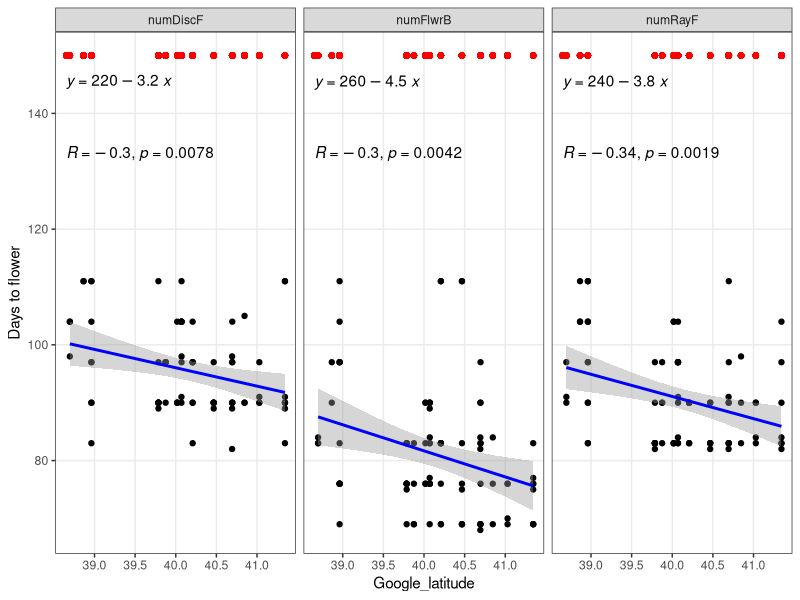
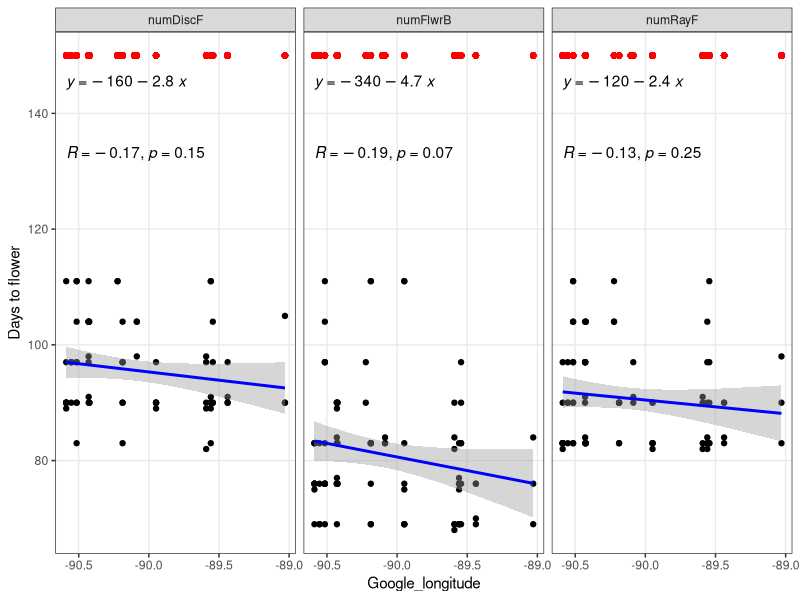
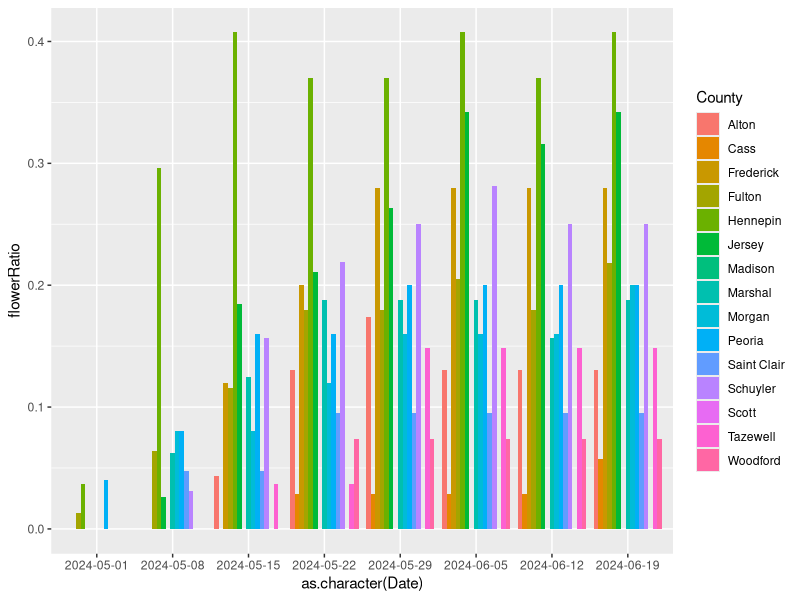
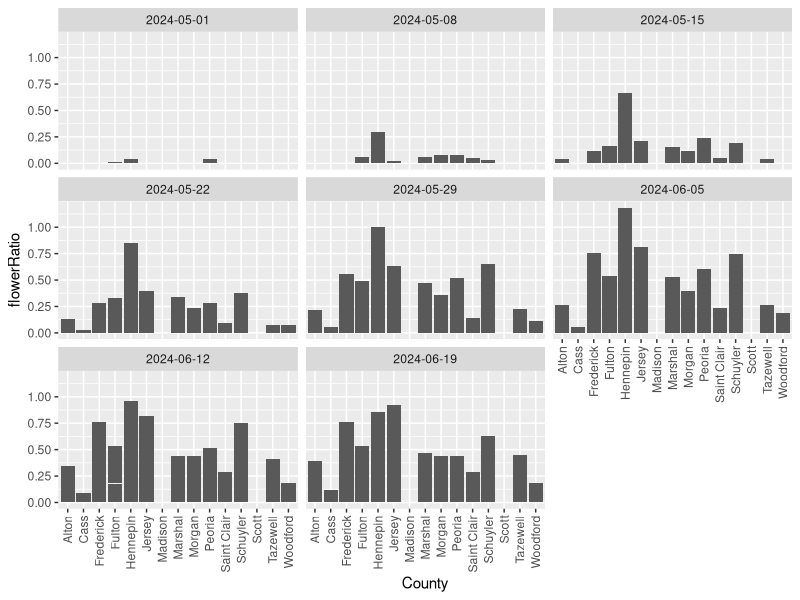
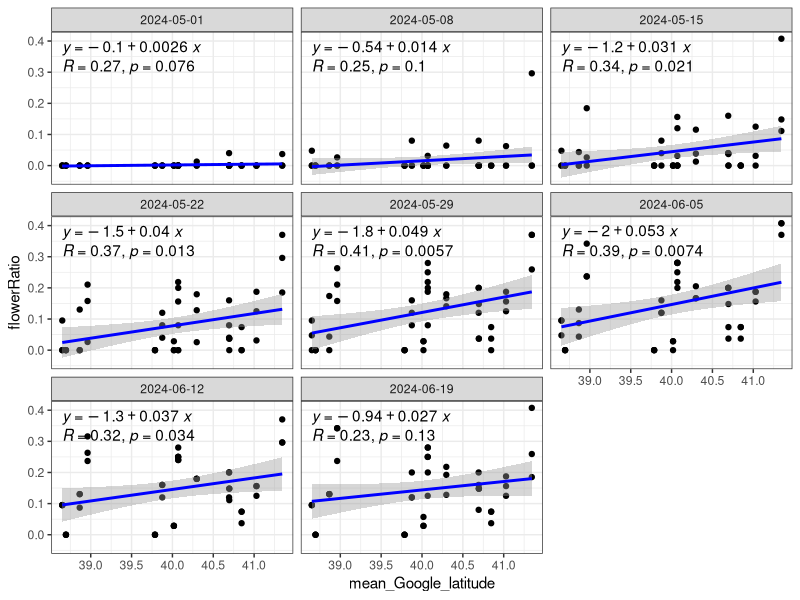
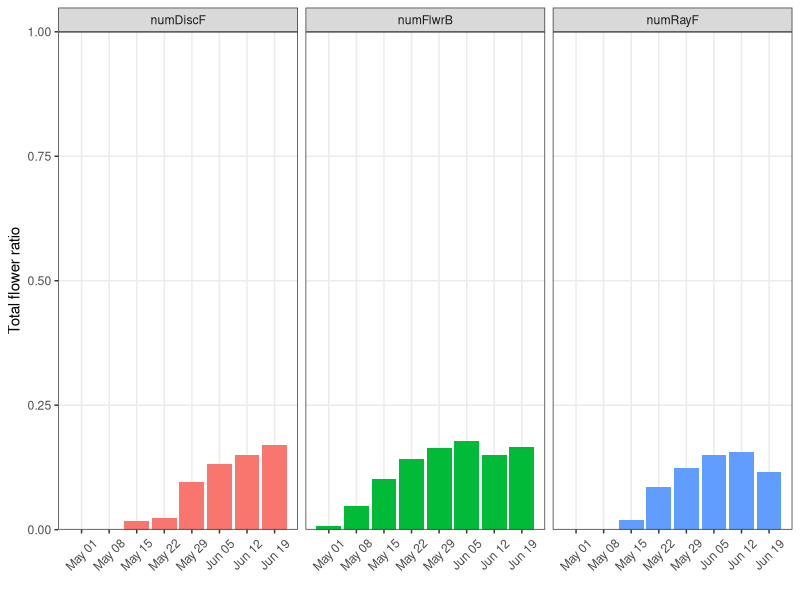
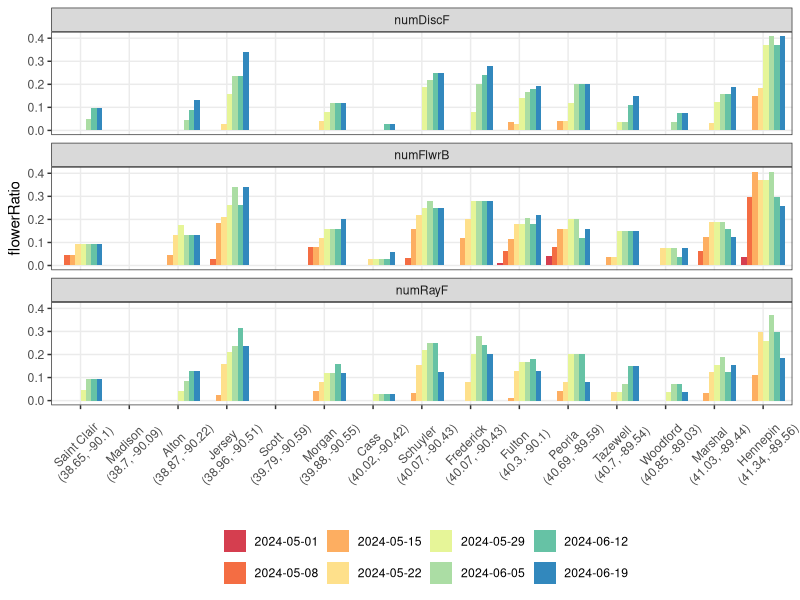
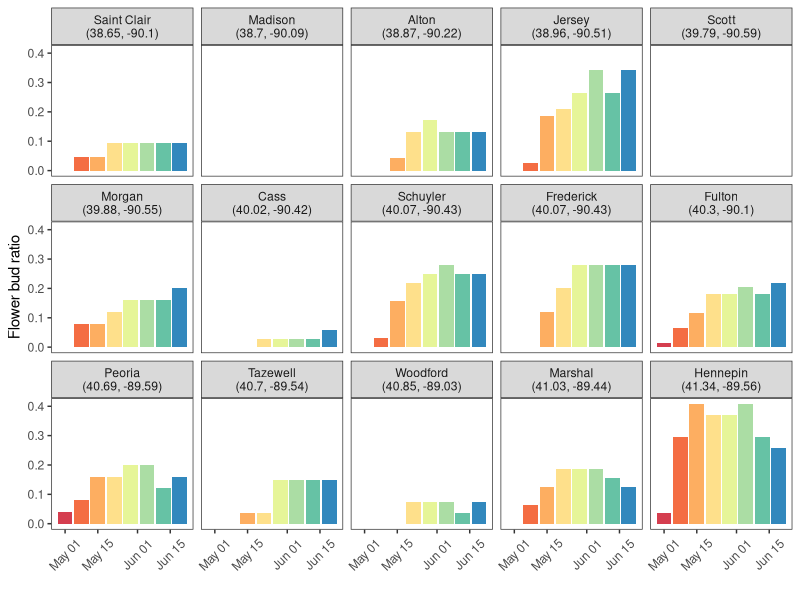

Reproduce these figures in R, in order. (Note: this script raises an error after producing the figures.)
library(tidyverse)
library(ggpubr)

setwd("/Users/kuowenhsi/Library/CloudStorage/OneDrive-WashingtonUniversityinSt.Louis/MOBOT/MOBOT_Boltonia")

Boltonia_data <- read_csv("./data/tidy_boltonia_data.csv")


Boltonia_data_rep <- Boltonia_data %>%
  group_by(MaternalLine, County, FlowerHead, index)%>%
  summarize()%>%
  group_by(MaternalLine, County, FlowerHead)%>%
  summarise(rep = n())

unique(Boltonia_data$variable_name)

# make flowering ratio by Date into a plot

Boltonia_data_FlowerRatio <- Boltonia_data %>%
  filter(variable_name %in% c("numFlwrB", "numRayF", "numDiscF")) %>%
  mutate(Date = factor(Date)) %>%
  mutate(values = case_when(is.na(values) ~ 0, values == 0 ~ 0, values >= 1 ~ 1, TRUE ~ as.numeric(NA))) %>%
  group_by(Date, variable_name) %>%
  summarize(flowerRatio = sum(values)/n()) %>%
  ungroup() %>%
  complete(Date, variable_name) %>%
  mutate(flowerRatio = case_when(is.na(flowerRatio) ~ 0, TRUE ~ flowerRatio), Date = as.Date(Date))

# make days to flower data

Boltonia_data_DaysToFlower <- Boltonia_data %>%
  mutate(PlantingDate = as.Date(PlantingDate, "%m/%d/%y"), FirstLeafDate = as.Date(FirstLeafDate, "%m/%d/%y"))%>%
  filter(variable_name %in% c("numFlwrB", "numRayF", "numDiscF"))%>%
  mutate(values = case_when(is.na(values) ~ 0, TRUE ~ values))%>%
  mutate(index = factor(index))%>%
  group_by(index, variable_name)%>%
  arrange(Date_index, .by_group = TRUE)%>%
  mutate(is_first = case_when((lag(values) == 0 & values > 0) ~ TRUE, TRUE ~ FALSE))%>%
  filter(is_first == TRUE)%>%
  filter(Date_index == min(Date_index))%>%
  select(index, PlantingDate, FirstLeafDate, variable_name, Date)%>%
  mutate(DaysToFlower = Date -PlantingDate)%>%
  ungroup()%>%
  complete(index, variable_name)%>%
  mutate(DaysToFlower = case_when(is.na(DaysToFlower) ~ as.difftime(150, "%d", "days"), TRUE ~ DaysToFlower))%>%
  select(index, variable_name, DaysToFlower)%>%
  mutate(index = as.double(index))%>%
  left_join(read_csv("./data/Boltonia_merged_data_20240627.csv") %>% select(1:12), by = "index", relationship = "many-to-many")
  

# plot the total flower ration across all dates

p <- ggplot(data = Boltonia_data_FlowerRatio, mapping = aes(x = Date, y = flowerRatio)) + 
  geom_col(aes(fill = variable_name))+
  scale_y_continuous(name = "Total flower ratio", limits = c(0, 1), expand = c(0, 0, 0, 0))+
  scale_x_date(name = "", breaks = unique(Boltonia_data_FlowerRatio$Date), date_labels = "%b %d")+
  facet_wrap(.~variable_name)+
  theme_bw()+
  theme(axis.text.x = element_text(angle = 45, vjust = 0.5), panel.grid.minor = element_blank(), legend.position = "none")

ggsave("./figures/Boltonia_total_flower_ratio.png", width = 10, height = 4)

# Then plot flowering ratio by Date and County

# calculate county mean coordinations

Boltonia_data_county_coordinations <- Boltonia_data %>%
  group_by(County)%>%
  summarize(mean_Google_latitude = mean(Google_Latitude), mean_Google_longitude = mean(Google_Longitude))%>%
  arrange(mean_Google_latitude)%>%
  mutate(labels = paste0(County, "\n", "(", round(mean_Google_latitude, 2), ", ", round(mean_Google_longitude, 2), ")"))
  

Boltonia_data_FlowerRatio_county <- Boltonia_data %>%
  filter(variable_name %in% c("numFlwrB", "numRayF", "numDiscF")) %>%
  mutate(Date = factor(Date)) %>%
  mutate(values = case_when(is.na(values) ~ 0, values == 0 ~ 0, values >= 1 ~ 1, TRUE ~ as.numeric(NA))) %>%
  group_by(Date, variable_name, County) %>%
  summarize(flowerRatio = sum(values)/n())%>%
  ungroup() %>%
  complete(Date, variable_name, County) %>%
  mutate(flowerRatio = case_when(is.na(flowerRatio) ~ 0, TRUE ~ flowerRatio), Date = as.Date(Date))%>%
  left_join(Boltonia_data_county_coordinations, by = "County")



# plot

# County first
p <- ggplot(data = Boltonia_data_FlowerRatio_county, aes(x = reorder(labels, mean_Google_latitude), y = flowerRatio))+
  geom_col(aes(group = as.character(Date), fill = as.character(Date)), position = position_dodge())+
  scale_fill_brewer(name = "", palette = "Spectral")+
  scale_x_discrete(name = "")+
  facet_wrap(.~variable_name, nrow = 3)+
  theme_bw()+
  theme(axis.text.x = element_text(angle = 45, vjust = 0.5), panel.grid.minor = element_blank(), legend.position = "bottom")

ggsave("./figures/Boltonia_total_flower_ratio_by_county.png", width = 10, height = 6)


# buds
p <- ggplot(data = filter(Boltonia_data_FlowerRatio_county, variable_name == "numFlwrB"), aes(x = Date, y = flowerRatio))+
  geom_col(aes(fill = as.character(Date)))+
  scale_fill_brewer(name = "", palette = "Spectral")+
  scale_y_continuous(name = "Flower bud ratio")+
  scale_x_date(name = "")+
  facet_wrap(.~reorder(labels, mean_Google_latitude), nrow = 3)+
  theme_bw()+
  theme(axis.text.x = element_text(angle = 45, vjust = 0.5), panel.grid = element_blank(), legend.position = "none")
ggsave("./figures/Boltonia_total_bud_ratio_by_county.png", width = 10, height = 10)


# Ray
p <- ggplot(data = filter(Boltonia_data_FlowerRatio_county, variable_name == "numRayF"), aes(x = Date, y = flowerRatio))+
  geom_col(aes(fill = as.character(Date)))+
  scale_fill_brewer(name = "", palette = "Spectral")+
  scale_y_continuous(name = "Flower ray flower ratio")+
  scale_x_date(name = "")+
  facet_wrap(.~reorder(labels, mean_Google_latitude), nrow = 3)+
  theme_bw()+
  theme(axis.text.x = element_text(angle = 45, vjust = 0.5), panel.grid = element_blank(), legend.position = "none")
ggsave("./figures/Boltonia_total_ray_ratio_by_county.png", width = 10, height = 10)

# buds
p <- ggplot(data = filter(Boltonia_data_FlowerRatio_county, variable_name == "numDiscF"), aes(x = Date, y = flowerRatio))+
  geom_col(aes(fill = as.character(Date)))+
  scale_fill_brewer(name = "", palette = "Spectral")+
  scale_y_continuous(name = "Flower disc ratio")+
  scale_x_date(name = "")+
  facet_wrap(.~reorder(labels, mean_Google_latitude), nrow = 3)+
  theme_bw()+
  theme(axis.text.x = element_text(angle = 45, vjust = 0.5), panel.grid = element_blank(), legend.position = "none")
ggsave("./figures/Boltonia_total_disk_ratio_by_county.png", width = 10, height = 10)


################

# Days to flower


p <- ggplot(data = Boltonia_data_DaysToFlower, aes(x = Google_latitude, y = as.integer(DaysToFlower)))+
  geom_point()+
  geom_point(data = filter(Boltonia_data_DaysToFlower, as.integer(DaysToFlower) == 150), color = "red")+
  stat_smooth(data = filter(Boltonia_data_DaysToFlower, as.integer(DaysToFlower) < 150), method = "lm", color = "blue")+
  stat_cor(data = filter(Boltonia_data_DaysToFlower, as.integer(DaysToFlower) < 150),method = "pearson", label.x.npc = 0, label.y.npc = 0.80)+
  stat_regline_equation(data = filter(Boltonia_data_DaysToFlower, as.integer(DaysToFlower) < 150),label.x.npc = 0, label.y.npc = 0.95)+
  scale_y_continuous(name = "Days to flower")+
  facet_wrap(.~variable_name, nrow = 1)+
  theme_bw()+
  theme(panel.grid.minor = element_blank(), legend.position = "bottom")
  
p  
  

ggsave("./figures/Boltonia_days_to_flower_by_latitude.png", width = 13, height = 5)



p <- ggplot(data = Boltonia_data_DaysToFlower, aes(x = Google_longitude, y = as.integer(DaysToFlower)))+
  geom_point()+
  geom_point(data = filter(Boltonia_data_DaysToFlower, as.integer(DaysToFlower) == 150), color = "red")+
  stat_smooth(data = filter(Boltonia_data_DaysToFlower, as.integer(DaysToFlower) < 150), method = "lm", color = "blue")+
  stat_cor(data = filter(Boltonia_data_DaysToFlower, as.integer(DaysToFlower) < 150),method = "pearson", label.x.npc = 0, label.y.npc = 0.80)+
  stat_regline_equation(data = filter(Boltonia_data_DaysToFlower, as.integer(DaysToFlower) < 150),label.x.npc = 0, label.y.npc = 0.95)+
  scale_y_continuous(name = "Days to flower")+
  facet_wrap(.~variable_name, nrow = 1)+
  theme_bw()+
  theme(panel.grid.minor = element_blank(), legend.position = "bottom")

p  


ggsave("./figures/Boltonia_days_to_flower_by_longitude.png", width = 13, height = 5)


# Date first
p <- ggplot(data = Boltonia_data_FlowerRatio_county, aes(x = as.character(Date), y = flowerRatio))+
  geom_col(aes(group = County, fill = County), position = position_dodge())
p

p <- ggplot(data = Boltonia_data_FlowerRatio_county, aes(x = County, y = flowerRatio))+
  geom_col()+
  facet_wrap(.~Date)+
  theme(axis.text.x = element_text(angle = 90, hjust = 1, vjust = 0.5))
p


# by latitude

p <- ggplot(data = Boltonia_data_FlowerRatio_county, mapping = aes(x = mean_Google_latitude, y = flowerRatio))+
  geom_point()+
  stat_smooth(method = "lm", color = "blue")+
  stat_cor(method = "pearson", label.x.npc = 0, label.y.npc = 0.80)+
  stat_regline_equation(label.x.npc = 0, label.y.npc = 0.95)+
  facet_wrap(.~Date)+
  theme_bw()
p

# by longitude

StClair_Ratio <- data.frame(
  name = c("2024-05-15", "2024-05-22", "2024-05-29","2024-06-05", "2024-06-12", "2024-06-19"),
  value = c(0.00000000, 0.00000000, 0.00000000, 0.04761905, 0.09523810, 0.09523810))
ggplot(StClair_Ratio, aes(x = Date, y = Value)) + 
  geom_bar(stat = "identity")
###Fulton###
Boltonia_data_FlowerRatio <- Boltonia_data %>%
  filter(variable_name == "numDiscF", County == "Fulton") %>%
  mutate(values = case_when(is.na(values) ~ 0, values == 0 ~ 0, values >= 1 ~ 1, TRUE ~ as.numeric(NA))) %>%
  group_by(Date) %>%
  summarize(flowerRatio = sum(values)/n())
Fulton_Ratio <- data.frame(
  name = c("2024-05-15", "2024-05-22", "2024-05-29","2024-06-05", "2024-06-12", "2024-06-19"),
  value = c(0.03846154, 0.02564103, 0.14102564, 0.16666667, 0.17948718, 0.19230769))
ggplot(Fulton_Ratio, aes(x = Date, y = Value)) + 
  geom_bar(stat = "identity")
###Frederick###
Boltonia_data_FlowerRatio <- Boltonia_data %>%
  filter(variable_name == "numDiscF", County == "Frederick") %>%
  mutate(values = case_when(is.na(values) ~ 0, values == 0 ~ 0, values >= 1 ~ 1, TRUE ~ as.numeric(NA))) %>%
  group_by(Date) %>%
  summarize(flowerRatio = sum(values)/n())
Frederick_Ratio <- data.frame(
  name = c("2024-05-15", "2024-05-22", "2024-05-29","2024-06-05", "2024-06-12", "2024-06-19"),
  value = c(0.00, 0.00, 0.08, 0.20, 0.24, 0.28))
ggplot(Frederick_Ratio, aes(x = name, y = value)) + 
  geom_bar(stat = "identity")
###Tazewell###
Boltonia_data_FlowerRatio <- Boltonia_data %>%
  filter(variable_name == "numDiscF", County == "Tazewell") %>%
  mutate(values = case_when(is.na(values) ~ 0, values == 0 ~ 0, values >= 1 ~ 1, TRUE ~ as.numeric(NA))) %>%
  group_by(Date) %>%
  summarize(flowerRatio = sum(values)/n())
Tazewell_Ratio <- data.frame(
  name = c("2024-05-15", "2024-05-22", "2024-05-29","2024-06-05", "2024-06-12", "2024-06-19"),
  value = c(0.00, 0.00, 0.08, 0.20, 0.24, 0.28))
ggplot(Tazewell_Ratio, aes(x = Date, y = Value)) + 
  geom_bar(stat = "identity")
###

# Then plot flowering ratio by Date and MaternalLine
Boltonia_data_FlowerRatio <- Boltonia_data %>%
  filter(variable_name == "numDiscF", MaternalLine == "2011-2598-1") %>%
  mutate(values = case_when(is.na(values) ~ 0, values == 0 ~ 0, values >= 1 ~ 1, TRUE ~ as.numeric(NA))) %>%
  group_by(Date) %>%
  summarize(flowerRatio = sum(values)/n())
MaternalLine_Ratio <- data.frame(
  name = c("2024-05-15", "2024-05-22", "2024-05-29","2024-06-05", "2024-06-12", "2024-06-19"),
  value = c(0.00000000, 0.02631579, 0.15789474, 0.23684211, 0.23684211, 0.34210526))
ggplot(MaternalLine_Ratio, aes(x = name, y = value)) + 
  geom_bar(stat = "identity")

# if we do not want those dead plants in flowering ratio calculation
mutate(values = case_when(is.na(values) ~ 0, values == 0 ~ 0, values >= 1 ~ 1, TRUE ~ as.numeric(NA)))

##########################

p <- ggplot(data = filter(Boltonia_data, variable_name == "leafLong", Date == as.Date("2024-05-01")), aes(x = County, y = values))+
  geom_violin(aes(fill = County), color = NA, alpha = 0.7)+
  geom_point()

p
ggsave("./figures/county_figure.png", width = 10, height = 10, dpi = 600)


p <- ggplot(data = filter(Boltonia_data, variable_name == "stemLength", Date == as.Date("2024-06-19")), aes(x = Google_Latitude, y = values))+
  geom_point()
p


p <- ggplot(data = filter(Boltonia_data, variable_name == "stemLength", Date == as.Date("2024-06-19")), aes(x = Google_Longitude, y = values))+
  geom_point()
p

##MaternalLine plots#######
###########################
p <- ggplot(data = filter(Boltonia_data, variable_name == "stemLength", Date == as.Date("2024-06-19")), aes(x = MaternalLine, y = values))+
  geom_point()+
  labs(title = "Maternal Line & Stem Length")
p
ggsave("./figures/MaternalLine_stemlength.png", width = 15, height = 10, dpi = 600)

p <-ggplot(data = filter(Boltonia_data, variable_name == "numFlwrB", Date == as.Date("2024-06-19")), aes(x = MaternalLine, y = values))+
  geom_point()+
  labs(title = "Maternal Line & Numbder of Flower Buds")
p
ggsave("./figures/MaternalLine_numFlwrB.png", width = 15, height = 10, dpi = 600)

p <- ggplot(data = filter(Boltonia_data, variable_name == "numLSt", Date == as.Date("2024-06-19")), aes(x = MaternalLine, y = values))+
  geom_point()
p
ggsave("./figures/MaternalLine_numLSt.png", width = 10, height = 10, dpi = 600)

p <- ggplot(data = filter(Boltonia_data, variable_name == "numRos", Date == as.Date("2024-06-19")), aes(x = MaternalLine, y = values))+
  geom_point()
p
ggsave("./figures/MaternalLine_numRos", width = 10, height = 10, dpi = 600)

p <- ggplot(data = filter(Boltonia_data, variable_name == "leafLong", Date == as.Date("2024-05-15")), aes(x = MaternalLine, y = values))+
  geom_point()
p
ggsave("./figures/MaternalLine_leaflong.png", width = 10, height = 10, dpi = 600)

p <- ggplot(data = filter(Boltonia_data, variable_name == "leafWide", Date == as.Date("2024-05-15")), aes(x = MaternalLine, y = values))+
  geom_point()
p
ggsave("./figures/MaternalLine_leafwide.png", width = 10, height = 10, dpi = 600)

##State plots##########
#######################

p <- ggplot(data = filter(Boltonia_data, variable_name == "stemLength", Date == as.Date("2024-06-19")), aes(x = County, y = values))+
  geom_point()+
  labs(title = "County & Stem Length")
p
ggsave("./figures/County_stemlength.png", width = 15, height = 10, dpi = 600)

p <-ggplot(data = filter(Boltonia_data, variable_name == "numFlwrB", Date == as.Date("2024-06-19")), aes(x = County, y = values))+
  geom_point()+
  labs(title = "County & Number of Flower Buds")
p
ggsave("./figures/County_numFlwrB.png", width = 15, height = 10, dpi = 600)

p <- ggplot(data = filter(Boltonia_data, variable_name == "numLSt", Date == as.Date("2024-06-19")), aes(x = County, y = values))+
  geom_point()
p
ggsave("./figures/County_numLSt.png", width = 10, height = 10, dpi = 600)

p <- ggplot(data = filter(Boltonia_data, variable_name == "numRos", Date == as.Date("2024-06-19")), aes(x = County, y = values))+
  geom_point()
p
ggsave("./figures/County_numRos", width = 10, height = 10, dpi = 600)

p <- ggplot(data = filter(Boltonia_data, variable_name == "leafLong", Date == as.Date("2024-05-15")), aes(x = County, y = values))+
  geom_point()
p
ggsave("./figures/County_leaflong.png", width = 10, height = 10, dpi = 600)

p <- ggplot(data = filter(Boltonia_data, variable_name == "leafWide", Date == as.Date("2024-05-15")), aes(x = County, y = values))+
  geom_point()
p



